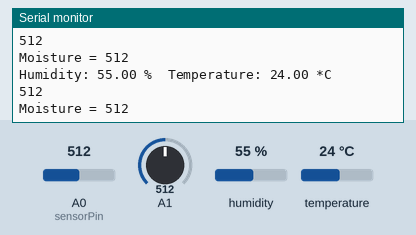
Recording of a sketch running on a simulated Arduino Uno, built with avr-gcc and run on an emulated ATmega328P. Parts: the last lines printed to the serial monitor. The inputs (shaded band) are chosen by the test bench; at power-on: A1 = 512, A0 (sensorPin) = 512, humidity 55 %, temperature 24 °C.

Above: at 1.8 s.
1.9 s: A1 set to 106
At 2.9 s:
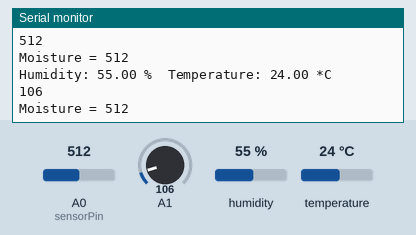
8.1 s: A1 set to 95
At 8.7 s:
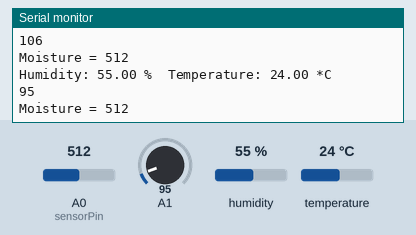
Timing chart, 0 to 11.1 s (numbered marks = the images above; inputs shaded):
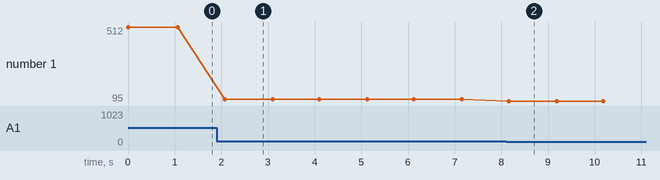

Measured:
- after the input at 1.9 s, the serial monitor: prints a new line after 0.17 s (image 1)
- after the input at 8.1 s, the serial monitor: prints a new line after 0.06 s (image 2)
- plotted number 1: 512 → 106 after the input at 1.9 s, 106 → 95 after the input at 8.1 s

The sketch:

MultiSensor.ino
```cpp
#include "DHT.h"
#define DHTPIN 2

#define DHTTYPE DHT11   // DHT 11

DHT dht(DHTPIN, DHTTYPE);

void setup()
{
    Serial.begin(9600);
    Serial.println("DHT11");

    dht.begin();
}

int sensorPin = A0;
int sensorValue = 0;

void loop() {
  // read the input on analog pin 0:
  int sensorValue = analogRead(A1);
  // print out the value you read:
  Serial.println(sensorValue);
  delay(1);

  sensorValue = analogRead(sensorPin);
  Serial.print("Moisture = " );
  Serial.println(sensorValue);
  delay(1000);

  float h = dht.readHumidity();
  float t = dht.readTemperature();

  if (isnan(t) || isnan(h))
  {
     Serial.println("Failed to read from DHT");
  }
  else
  {
       Serial.print("Humidity: ");
       Serial.print(h);
       Serial.print(" %\t");
       Serial.print("Temperature: ");
       Serial.print(t);
       Serial.println(" *C");
    }
}
```
